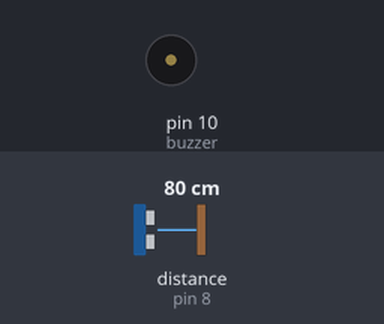
Bench run of a sketch on a simulated Arduino Uno, built with avr-gcc and run on an emulated ATmega328P. Shown: buzzer (waves = sounding, pin HIGH). Wiring (inferred from the names in the program): ultrasonic range finder: trigger pin 9; echo pin 8. The test bench sets the inputs (shaded band); at power-on: distance to the obstacle (sensor on pin 8) 80 cm. The echo pulse lasts 58.3 µs per cm; pins used as bus, display or sensor lines are not drawn.

Above: at 0.94 s.
1.3 s: distance to the obstacle (sensor on pin 8) set to 2 cm
At 1.46 s:
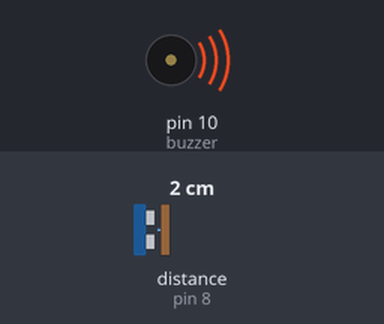
4.3 s: distance to the obstacle (sensor on pin 8) set to 18 cm
At 4.59 s:
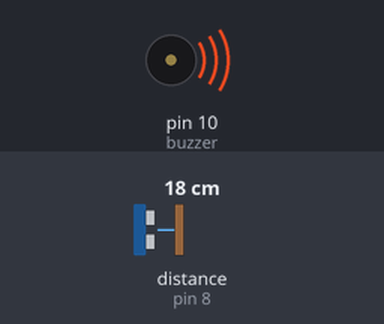
Timing chart, 0 to 13.3 s (numbered marks = the images above; inputs shaded):
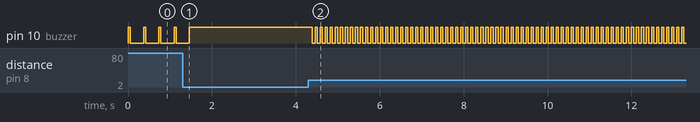

The sketch:

Supersonic_daan.ino
```cpp
#define trigPin 9
#define echoPin 8
#define buzzer 10

long duration;
float distanceInch;
int timer;

void setup() {
  pinMode(trigPin, OUTPUT);
  pinMode(echoPin, INPUT);
  pinMode(buzzer, OUTPUT);
}

void loop(){
  digitalWrite(trigPin, LOW);
  delayMicroseconds(2);
  digitalWrite(trigPin, HIGH);
  delayMicroseconds(10);
  digitalWrite(trigPin, LOW);

  duration = pulseIn(echoPin, HIGH);

  distanceInch = duration * 0.0133 /2;

  digitalWrite(buzzer, HIGH);
  delay(50);
  digitalWrite(buzzer, LOW);

  timer = distanceInch * 10;

  delay(timer);
}
```

Measured:
- after the input at 1.3 s, pin 10 (buzzer): goes on until 1.5 s, then stays HIGH
- after the input at 4.3 s, pin 10 (buzzer): alternates HIGH for 0.05 s and LOW for 0.07 s, starting after 0.10 s
- by itself, pin 10 (buzzer): alternates HIGH for 0.05 s and LOW for 0.31 s
